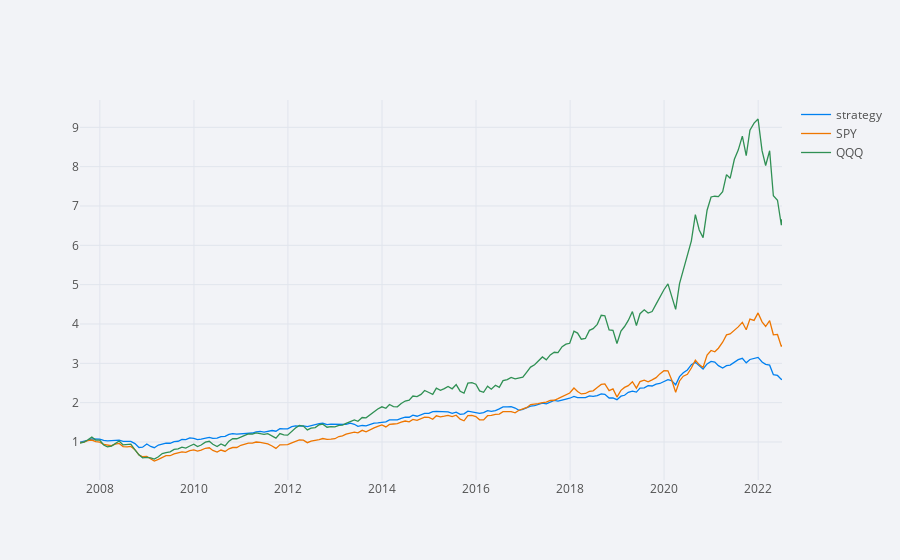

This figure's notebook cell:
### Code cell
result_df[['strategy', 'SPY', 'QQQ']].iplot()

### Figure 1 — Plotly figure (JSON) as saved in the notebook; plotly's stock layout.template omitted (floating-point values rounded to 4 significant figures; data arrays with more than 128 entries replaced by an {"elided": "..."} marker saying what was removed)
{"data": [{"line": {"color": "rgba(0, 128, 240, 1.0)", "dash": "solid", "shape": "linear", "width": 1.3}, "mode": "lines", "name": "strategy", "text": "", "type": "scatter", "x": {"elided": "181 str values"}, "y": {"elided": "181 float values"}}, {"line": {"color": "rgba(238, 118, 0, 1.0)", "dash": "solid", "shape": "linear", "width": 1.3}, "mode": "lines", "name": "SPY", "text": "", "type": "scatter", "x": {"elided": "181 str values"}, "y": {"elided": "181 float values"}}, {"line": {"color": "rgba(48, 144, 84, 1.0)", "dash": "solid", "shape": "linear", "width": 1.3}, "mode": "lines", "name": "QQQ", "text": "", "type": "scatter", "x": {"elided": "181 str values"}, "y": {"elided": "181 float values"}}], "layout": {"legend": {"bgcolor": "#F2F3F7", "font": {"color": "#505050"}}, "paper_bgcolor": "#F2F3F7", "plot_bgcolor": "#F2F3F7", "title": {"font": {"color": "#484848"}}, "xaxis": {"gridcolor": "#E1E5ED", "showgrid": true, "tickfont": {"color": "#505050"}, "title": {"font": {"color": "#505050"}, "text": ""}, "zerolinecolor": "#E1E5ED"}, "yaxis": {"gridcolor": "#E1E5ED", "showgrid": true, "tickfont": {"color": "#505050"}, "title": {"font": {"color": "#505050"}, "text": ""}, "zerolinecolor": "#E1E5ED"}}}
